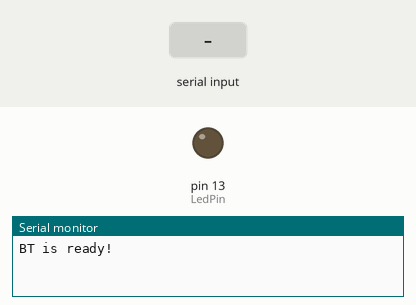
Recording of a sketch running on a simulated Arduino Uno, built with avr-gcc and run on an emulated ATmega328P. On the bench: output pins drawn as LEDs (lit = HIGH), the last lines printed to the serial monitor. The test bench sets the inputs (shaded band).

Above: at 2.2 s.
2.3 s: "0" received over the second serial link
3.8 s: "1" received over the second serial link
At 5.2 s:
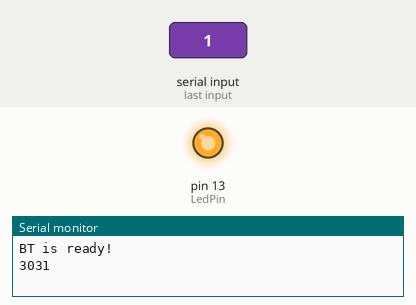
Timing chart, 0 to 6.8 s (numbered marks = the images above; inputs shaded):
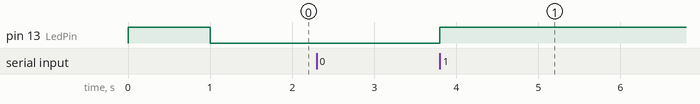

Measured:
- after the input at 3.8 s, pin 13 (LedPin): LOW → HIGH at once

The sketch:

BT_Talk_Speech_Light.ino
```cpp
#include <SoftwareSerial.h>   // 引用程式庫
#define LedPin 13
#define ascStart 48
char getdata ;  // 儲存接收資料的變數

// 定義連接藍牙模組的序列埠
SoftwareSerial BT(0, 1); // 接收腳, 傳送腳

void setup() {

  pinMode(LedPin , OUTPUT) ;    // set Button pin as input data

  Serial.begin(9600);   // 與電腦序列埠連線
  Serial.println("BT is ready!");

  // 設定藍牙模組的連線速率
  // 如果是HC-05，請改成38400
  BT.begin(9600);
   allLightOn() ;
   delay(1000);
   allLightOff() ;
}

void loop() {

    getdata = '@';
  // 若收到藍牙模組的資料，則送到「序列埠監控視窗」
  if (BT.available()) {
    getdata = BT.read();
    Serial.print(getdata, HEX);
  }

    if (getdata == '0')
        {
          allLightOff() ;
        }

    if (getdata == '1')
        {
          digitalWrite(LedPin, HIGH) ;
        }

}

void allLightOn()
{
            digitalWrite(LedPin, HIGH) ;
}

void allLightOff()
{
         digitalWrite(LedPin, LOW) ;
}
```
